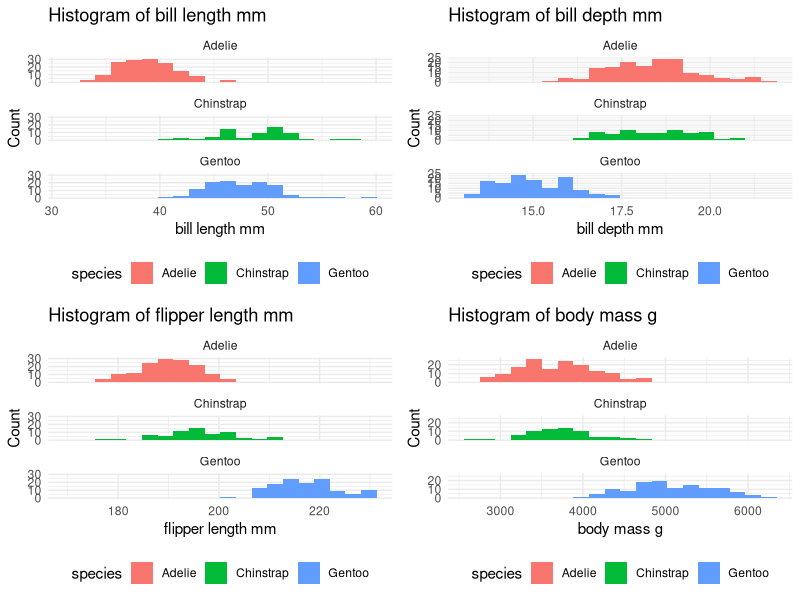

Source code (R):
# Your Name: Chris Xu
# Course: PHB 228, Assignment 2
# Date: Apr. 9, 2025
# Description: This script works with data structures and mapping functions in R.

# Part 1: Version Control Setup
# See the Github Repo at: https://github.com/chrisxuuu/hw2_xu.
# Load required packages
library(palmerpenguins)
library(purrr)
library(dplyr)
library(ggplot2)

# Part 2: Data Structures

# 1. List Operations
# Extract unique species
unique_species <- unique(penguins$species)
print(unique_species)

# Create list where each element contains data for one species
species_dfs <- split(penguins, penguins$species, drop = FALSE)

# Add sample size attribute to each list element
attributes(species_dfs)$sample_size <- sapply(species_dfs, function(x) nrow(x))

# Access the sample size attribute
attributes(species_dfs)$sample_size

# 2. Matrix vs. Data Frame
# Create a matrix with numeric measurements
penguins_mtx <- as.matrix(penguins[, c(
  "bill_length_mm", "bill_depth_mm",
  "flipper_length_mm", "body_mass_g"
)])
# Create a data frame with the same measurements
penguins_df <- as.data.frame(penguins[, c(
  "bill_length_mm", "bill_depth_mm",
  "flipper_length_mm", "body_mass_g"
)])
# Compare results and explain differences:
str(penguins_mtx)
# num [1:344, 1:4] 39.1 39.5 40.3 NA 36.7 39.3 38.9 39.2 34.1 42 ...
# - attr(*, "dimnames")=List of 2
#  ..$ : NULL
#  ..$ : chr [1:4] "bill_length_mm" "bill_depth_mm" "flipper_length_mm" "body_mass_g"
str(penguins_df)
#' data.frame':   344 obs. of  4 variables:
# $ bill_length_mm   : num  39.1 39.5 40.3 NA 36.7 39.3 38.9 39.2 34.1 42 ...
# $ bill_depth_mm    : num  18.7 17.4 18 NA 19.3 20.6 17.8 19.6 18.1 20.2 ...
# $ flipper_length_mm: int  181 186 195 NA 193 190 181 195 193 190 ...
# $ body_mass_g      : int  3750 3800 3250 NA 3450 3650 3625 4675 3475 4250 ...

# In the matrix str() output, we can see that the matrix is a 2 dimensional object
# filled with num. Since there are no row names, the first attribute is NULL. The
# second attribute contains the names of the columns from the subsetted original
# dataframe.
# In the dataframe str() output, we can see that it is a data.frame object. The
# dimensions are displayed using obs. and variables counts. Furthermore, the
# difference is that the flipper_length_mm and body_mass_g are stored as integers (int)
# rather than numerics. (num), while bill_length_mm and bill_depth_mm are still numerics.
# This is different from the matrix, where everything is stored as numerics. The
# as.matrix() function coerced everything into numerics.

# When would you prefer each data structure?

# If I were to fit a statistical model onto the dataset, I would prefer to use the
# data.frame structure. If I use this dataset to demostrate a mathematical algorithm
# that requires operations such as matrix multiplication, inversion, etc, I would
# use the matrix structure. One operation would be some analysis of population structure
# of the measurements.

# 3. Copy-on-Modify
# Create a vector x
x <- 1:5
# Create a reference y pointing to the same vector
y <- x
# Modify y and observe what happens to x
y[3] <- 10
print(x)
# [1] 1 2 3 4 5
print(y)
# [1]  1  2 10  4  5

# Explanation of R's copy-on-modify behavior vs other languages:
# In R, if we modify y, x remains the same while y changes. If we were to do
# this in Python:
# x = [1, 2, 3, 4, 5]
# y = x
# y[2] = 10
# x
# [1, 2, 10, 4, 5]
# y
# [1, 2, 10, 4, 5]

# Both x and y are changes. Python is able to allow for true references in
# memory, while R copies the variable data and stores them seperately.

# Part 3: Map Functions
# Use lapply() to calculate the mean of each numeric variable
lapply(as.list(penguins_df), function(x) mean(x, na.rm = TRUE))
# Use tapply() to find mean body mass by species
tapply(penguins, penguins$species, function(x) mean(x$body_mass_g, na.rm = TRUE))
# Use tapply() to find mean body mass by species and sex
# Filter for penguins without NA for sex.
penguins_complete_sex <- penguins[!is.na(penguins$sex), ]
# Create indicator for species with sex.
penguins_complete_sex$species_sex <- paste(
  penguins_complete_sex$species,
  penguins_complete_sex$sex
)
tapply(
  penguins_complete_sex, penguins_complete_sex$species_sex,
  function(x) mean(x$body_mass_g, na.rm = TRUE)
)
# Comparison of output types:
# lapply() outputs a names list with the mean of each column in the data.frame.
# tapply() outputs an numeric array with names stored in the attribute of
# the corresponding type of mean (by species and by species and sex).

# 5. Purrr Map Functions
# Rewrite first task using map_dbl()
map_dbl(as.list(penguins_df), function(x) mean(x, na.rm = TRUE))
# Mean of body_mass_g by species.
penguins %>%
  split(.$species) %>%
  map_dbl(~ mean(.$body_mass_g, na.rm = TRUE))
# Mean of body_mass_g by species and sex.
penguins %>%
  filter(!is.na(sex)) %>%
  mutate(species_sex = paste(species, sex)) %>%
  split(.$species_sex) %>%
  map_dbl(~ mean(.$body_mass_g, na.rm = TRUE))

# Use map2() to calculate bill length to bill depth ratio for each species
lapply(species_dfs, function(species_data) {
  map2(
    species_data$bill_length_mm, species_data$bill_depth_mm,
    function(x, y) x / y
  )
})
# Create list with different statistics for each measurement variable
stat_functions <- list(
  mean = function(x) mean(x, na.rm = TRUE),
  median = function(x) median(x, na.rm = TRUE),
  sd = function(x) sd(x, na.rm = TRUE)
)
map(stat_functions, function(fun) {
  map_dbl(penguins_df, fun)
})

# Which approach do you prefer and why?
# I prefer using the Purrr map functions, especially combined with the dplyr
# pipe. It allows for more readable code. Also, it follows a more natural order of logic
# to me and reduces some verbosity in code.

# 6. Practical Application
# Create histograms for each numeric variable using the map pattern
# Function to create each histogram.
create_histogram <- function(data, var_name) {
  # Remove NA observations in for the column var_name.
  data <- data[!is.na(data[[var_name]]), ]
  ggplot(data, aes(x = get(var_name), fill = species)) +
    geom_histogram(bins = 20) +
    facet_wrap(~species, ncol = 1) +
    labs(
      title = paste("Histogram of", gsub("_", " ", var_name)),
      x = gsub("_", " ", var_name),
      y = "Count"
    ) +
    theme_minimal() +
    theme(legend.position = "bottom")
}
# Run create_histogram() on each numeric variable (subsetted in penguins_df earlier)
hist_plts <- map(colnames(penguins_df), ~ create_histogram(
  penguins_df %>% mutate(species = penguins$species), .x
))
# Output all 4 combined plots in a 2x2 grid (will be 12 in total)
do.call(gridExtra::grid.arrange, c(hist_plts, ncol = 2))

# Explanation of the efficiency of this approach:
# The above implementation is more efficient than writing separate ggplot functions
# for each plot because it is much more condense and easier to debug. Since the
# only thing that is changing is the column variable name, there will be less
# lines of duplicated code. Furthermore, if an error occurs (or a need to change
# the plot), we only have to fix the create_histogram() rather than applying the
# same fix manually 4 times.

# Part 4: Memory Management

# 7. Efficient Code
# Original inefficient code
system.time({
  result_inefficient <- numeric(0)
  for (i in 1:10000) {
    result_inefficient <- c(result_inefficient, i^2)
  }
})
#   user  system elapsed
#  0.092   0.031   0.124

# Your efficient version with pre-allocation
system.time({
  result <- numeric(10000)
  for (i in 1:10000) {
    result[i] <- i^2
  }
})
#   user  system elapsed
#  0.001   0.000   0.001
identical(result_inefficient, result)
# [1] TRUE

# Explanation of efficiency improvements:
# In the efficient version, I pre-allocated the memory to store 10000 numerics in
# the result array rather than repeatedly expanding the vector with
# `result_inefficient <- c(result_inefficient, i^2)`. If I do not pre-allocate,
# R needs to find new blocks of memory to first: copy all the existing data in
# result to the new memory with an additional space, free up the memory in the
# original space, compute value, and then at the end update pointers to the
# new memory space. There are significantly more memory operations than if I
# preallocate and work within the same memory space.

# 8. Data Structure Selection
# a. Storing patient IDs and blood pressure readings
# Most appropriate data structure: data.frame
# Explanation:
# Data may involve different
# types of data, such as character for patient ID's and numeric for blood pressure
# regions.

# b. Representing a correlation matrix between 5 variables
# Most appropriate data structure: matrix
# Explanation:
# All entries would be numeric, and
# doing linear algebra, such as finding the inverse of the correlation matrix,
# will be easier.

# c. Organizing multiple statistical models for different subsets
# Most appropriate data structure: list
# Explanation:
# Statistical models are complex lists with attributes that will only fit in a list of lists
# while having easy access through double brackets.

# d. Storing latitude and longitude coordinates for map plotting
# Most appropriate data structure: data.frame
# Explanation:
# Each row would represent a coordinate. I use this structure because
# it would clearly state which numbers correspond to latitude and which to
# longitude. Furthermore, the restriction of data.frame (each column have the
# same length) will work in favor as it ensures each coordinate will have both
# latitude and longitude. Finally, it can be easy to plot using various plotting
# packages such as ggplot.
